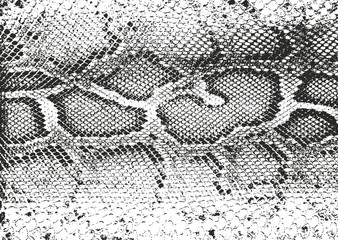
#> input picture HW4/sample.jpg, 338 x 240 px
$ python 'Q1_texture_ synthesis_random.py'
#> lines starting #> are read from the running program, lines starting #| are printed output that depends on the picture
import cv2
import numpy as np
from random import randint


sample = cv2.imread('sample.jpg')
#> sample is the input picture: shape (240, 338, 3); mean B, G, R 171.3, 172.4, 172.4
h, w, d = sample.shape
#> h = 240; w = 338; d = 3
patch_scale = 4
patch_size = min(int(h/patch_scale), int(w/patch_scale))
#> patch_size = 60


scale = 7
texture = np.zeros((patch_size*scale, patch_size*scale, d))
for i in range(scale):
    for j in range(scale):
        random_y, random_x = randint(0, h - patch_size), randint(0, w - patch_size)
        random_patch = sample[random_y:random_y+patch_size, random_x:random_x+patch_size]
        texture[i*patch_size:(i+1)*patch_size, j*patch_size:(j+1)*patch_size] = random_patch
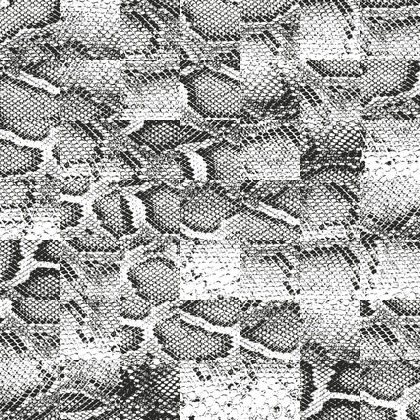
#> texture: shape (420, 420, 3) float64; mean B, G, R 162.8, 164.2, 164.2

cv2.imwrite('im1.jpg', texture)

$ run again, with HW4/cars.jpg copied over HW4/sample.jpg
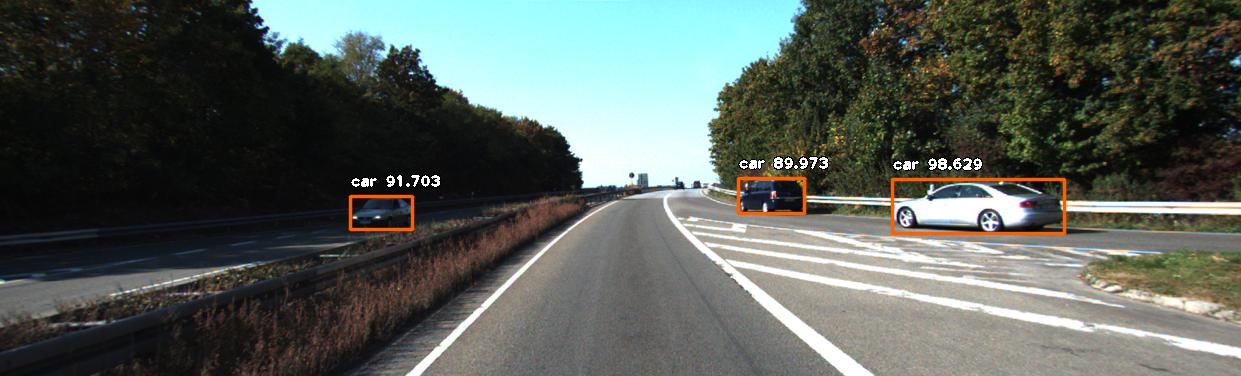
#> input picture HW4/cars.jpg, 1241 x 376 px
#> sample is the input picture: shape (376, 1241, 3); mean B, G, R 88.3, 94.4, 87.6
#> after the loop `for i in range(scale):`:
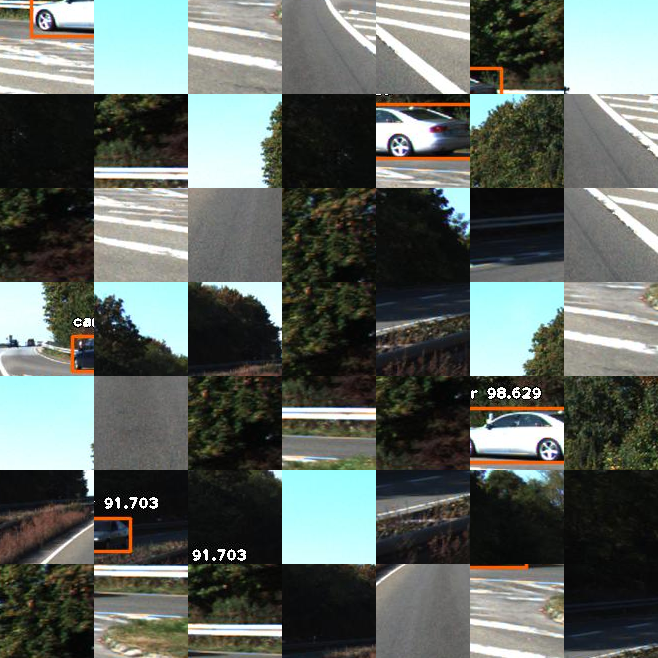
#> texture: shape (658, 658, 3) float64; mean B, G, R 96.7, 102.3, 95.2

$ run again, with HW4/cat.jpg copied over HW4/sample.jpg
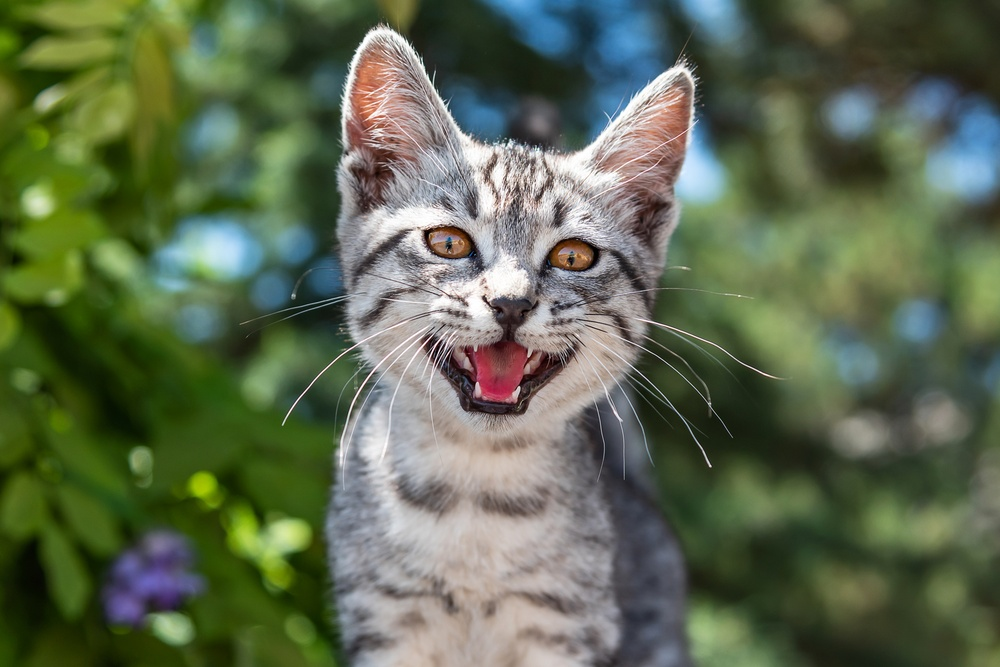
#> input picture HW4/cat.jpg, 1000 x 667 px, shrunk from 1800 x 1200 before the run
#> sample is the input picture: shape (667, 1000, 3); mean B, G, R 80, 105.5, 93.7
#> after the loop `for i in range(scale):`:
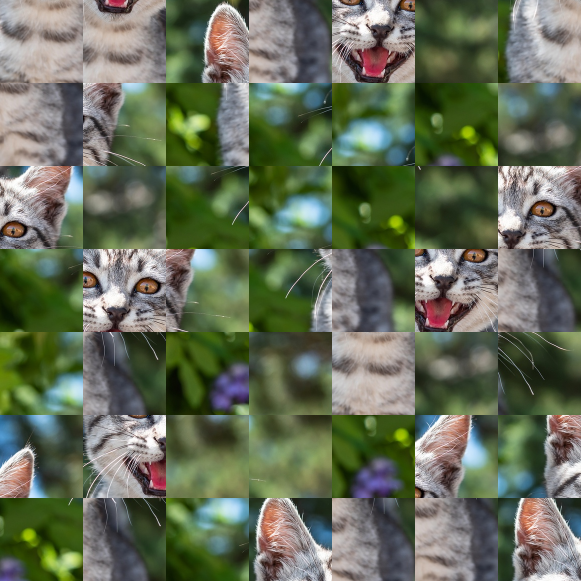
#> texture: shape (1162, 1162, 3) float64 (shown at 1/2 size); mean B, G, R 89.3, 110.1, 101.6
